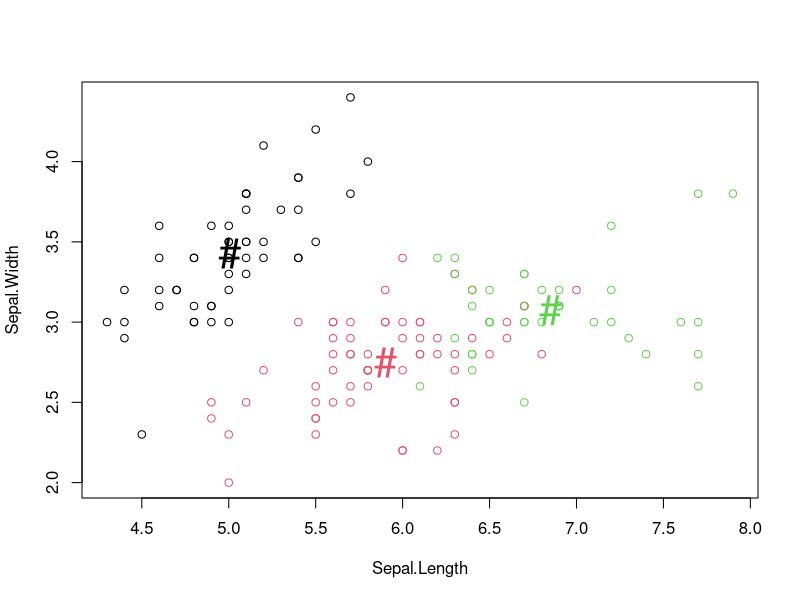
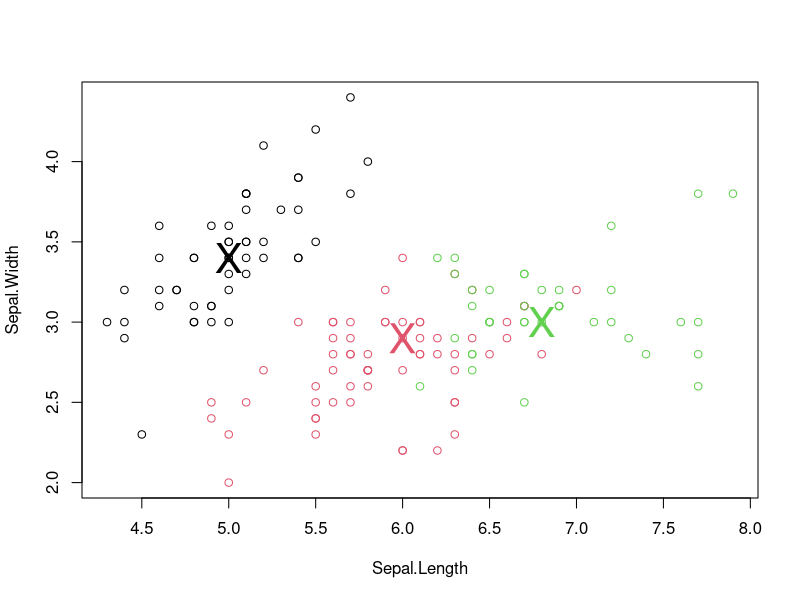
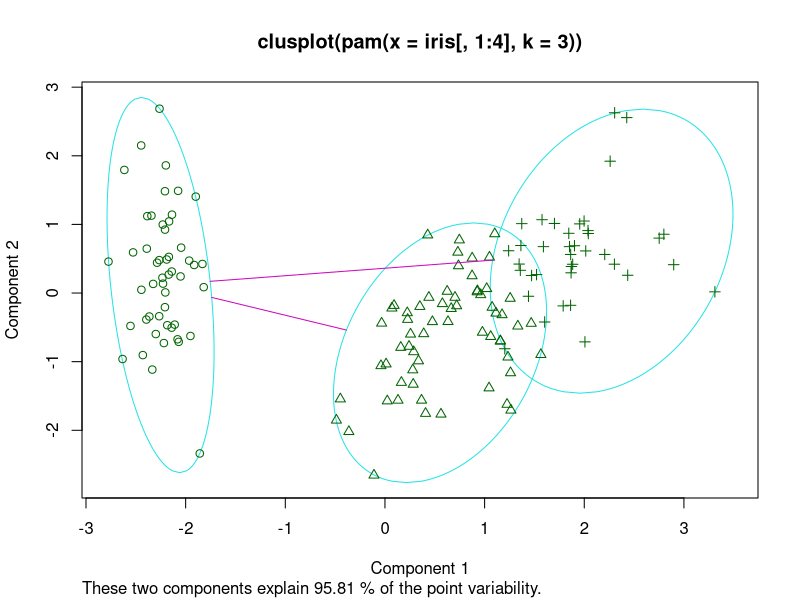
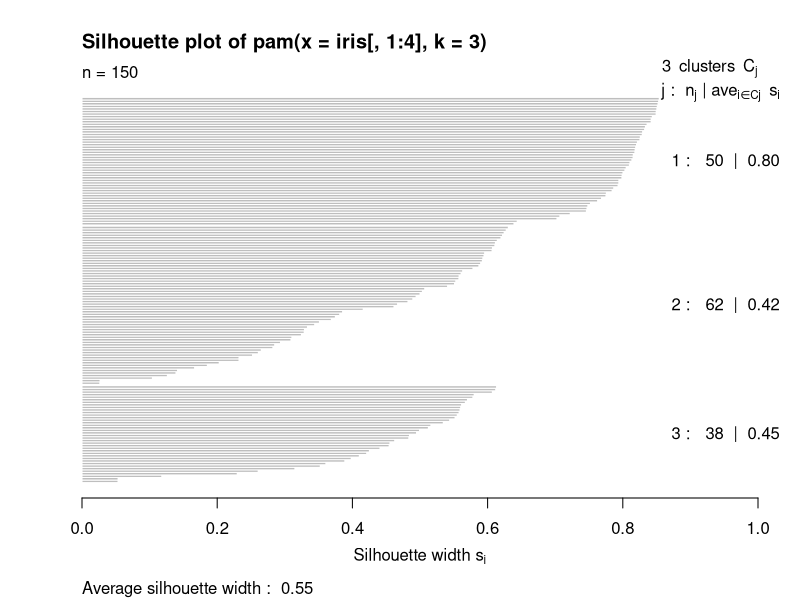
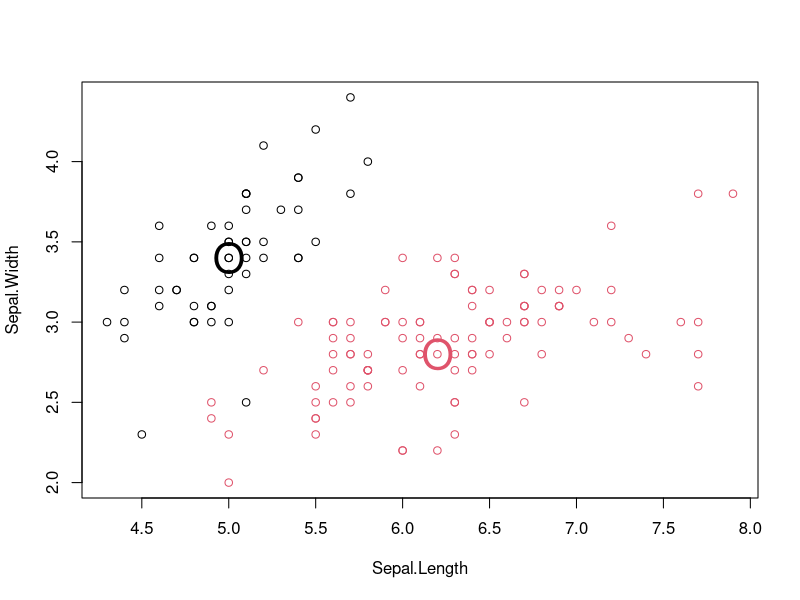
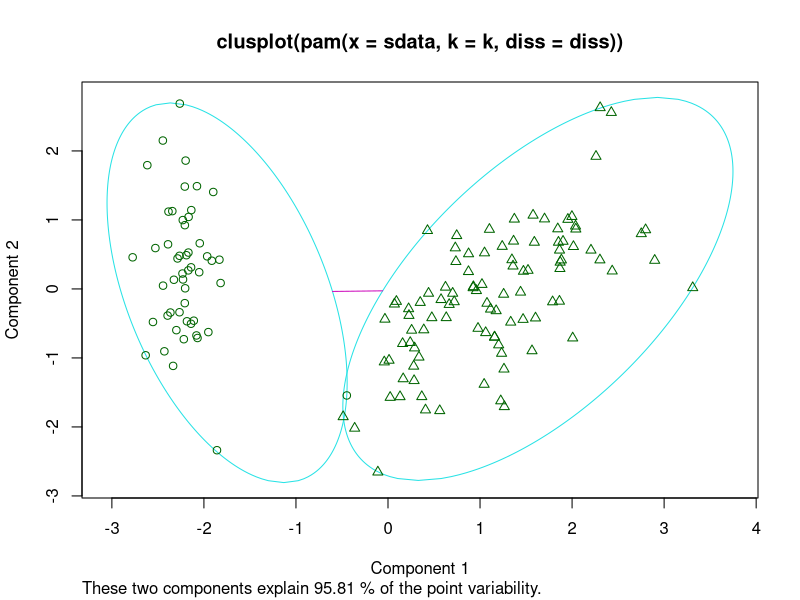
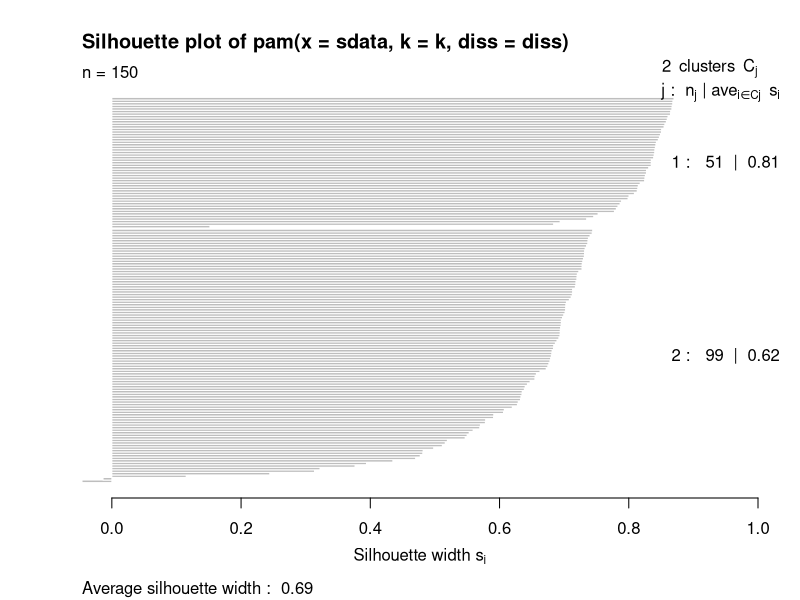
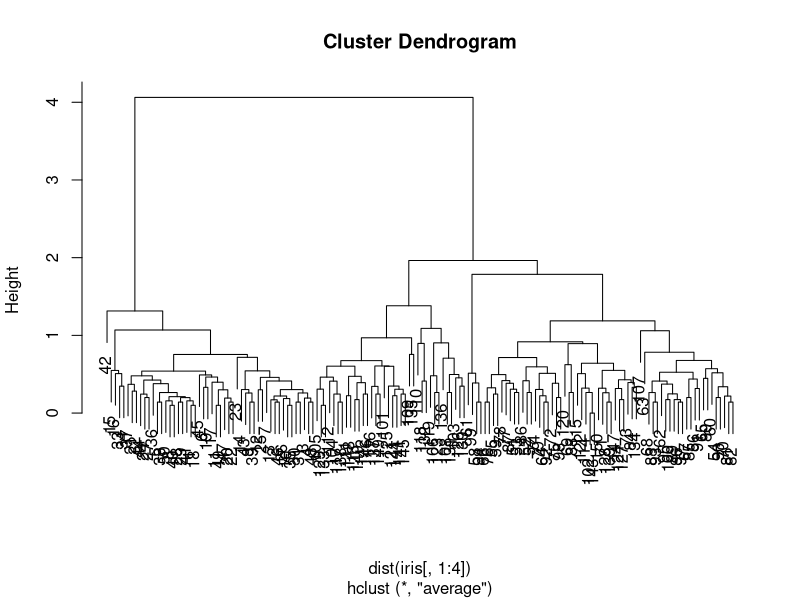

Reproduce these figures in R, in order.
### Clean RAM
rm(list = ls())
gc()

### Set Random Seed
set.seed(1234)

##########################
### K-Means Clustering ###
##########################

(kmeans.clust <- kmeans(iris[,1:4], 3)) 
attributes(kmeans.clust)
kmeans.clust$cluster
kmeans.clust$centers
kmeans.clust$size
kmeans.clust$iter
kmeans.clust$ifault
kmeans.clust$totss
kmeans.clust$betweenss
kmeans.clust$withinss
kmeans.clust$tot.withinss

### Visualize Centers
table(iris$Species, kmeans.clust$cluster)
plot(iris[,c("Sepal.Length", "Sepal.Width")], col = kmeans.clust$cluster)
points(kmeans.clust$centers[,c("Sepal.Length", "Sepal.Width")], col = 1:3, pch = "#", cex=2.5)

##########################################
### K-Medoids Clustering - Using PAM ####
##########################################

# PAM - Partitioning Around Mediods

library(cluster)
(pam.clust <- pam(iris[,1:4], 3))
attributes(pam.clust)

pam.clust$medoids
pam.clust$id.med
pam.clust$clustering
pam.clust$objective
pam.clust$isolation
pam.clust$clusinfo
pam.clust$silinfo
pam.clust$diss
pam.clust$call
pam.clust$data

### Visualize Mediods
table(iris$Species, pam.clust$clustering)
plot(iris[,c("Sepal.Length", "Sepal.Width")], col = pam.clust$clustering)
points(pam.clust$medoids[,c("Sepal.Length", "Sepal.Width")], col = 1:3, pch = "X", cex=2.5)

### ClustPlot And Silhouette Plot
plot(pam.clust)

##########################################
### K-Medoids Clustering - Using PAMK ####
##########################################

# PAMK - Partitioning Around Mediods With Estimation of Number of Clusters

library(fpc)
(pamk.clust <- pamk(iris[,1:4]))
attributes(pamk.clust)

pamk.clust$pamobject
pamk.clust$nc
pamk.clust$crit

### Visualize Mediods
table(iris$Species, pamk.clust$pamobject$clustering)
plot(iris[,c("Sepal.Length", "Sepal.Width")], col = pamk.clust$pamobject$clustering)
points(pamk.clust$pamobject$medoids[,c("Sepal.Length", "Sepal.Width")], col = 1:2, pch = "O", cex=2.5)

### ClustPlot And Silhouette Plot
plot(pamk.clust$pamobject)

###############################################
### Hierarchical Clustering - Using HCLUST ####
###############################################
set.seed(2835)
(hier.clust <- hclust(dist(iris[,1:4]), method = "ave", members = NULL))

hier.clust$dist.method
hier.clust$call
hier.clust$method
hier.clust$labels
hier.clust$order
hier.clust$height
hier.clust$merge

print(hier.clust)
plot(hier.clust)
plot(hier.clust, hang = -1, labels=iris$Species)

# Identify Clusters
identify(hier.clust)
rect.hclust(hier.clust, k=3)
rect.hclust(hier.clust, h=1.8)

# Cut Tree and Group Clusters
iris.clust <- cutree(hier.clust, k=3)
plot(iris.clust)

################################################
### Density Based Clustering - Using DBSCAN ####
################################################

library(fpc)
(dbscan.clust <- dbscan(iris[,1:4], eps = 0.42, MinPts = 5, scale = FALSE))

dbscan.clust$cluster
dbscan.clust$eps
dbscan.clust$MinPts
dbscan.clust$isseed

print(dbscan.clust)
plot(dbscan.clust, iris[,1:4])
plotcluster(iris[,1:4], dbscan.clust$cluster)

# compare clusters with original class labels
table(dbscan.clust$cluster, iris$Species)

# Predict new cluster
pred.clust <- predict(dbscan.clust, iris[,1:4], iris[,1:4])
table(pred.clust, iris$Species)
